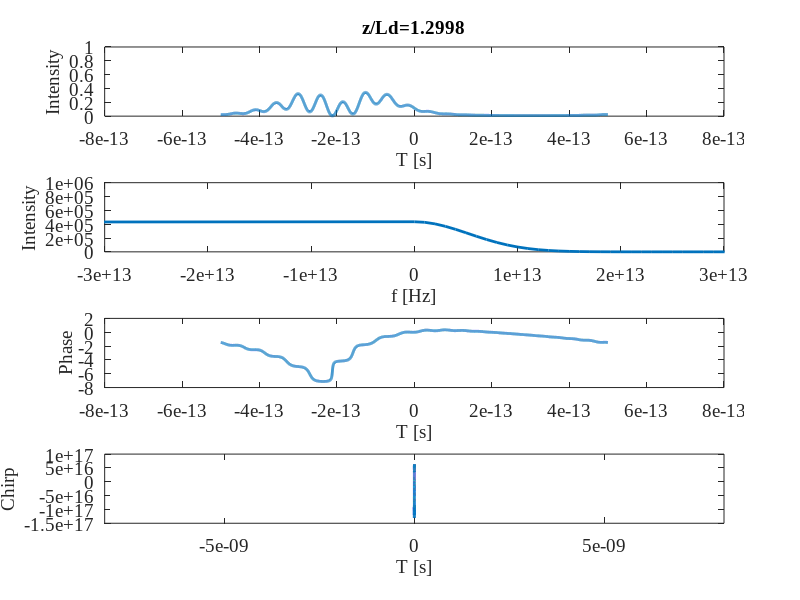
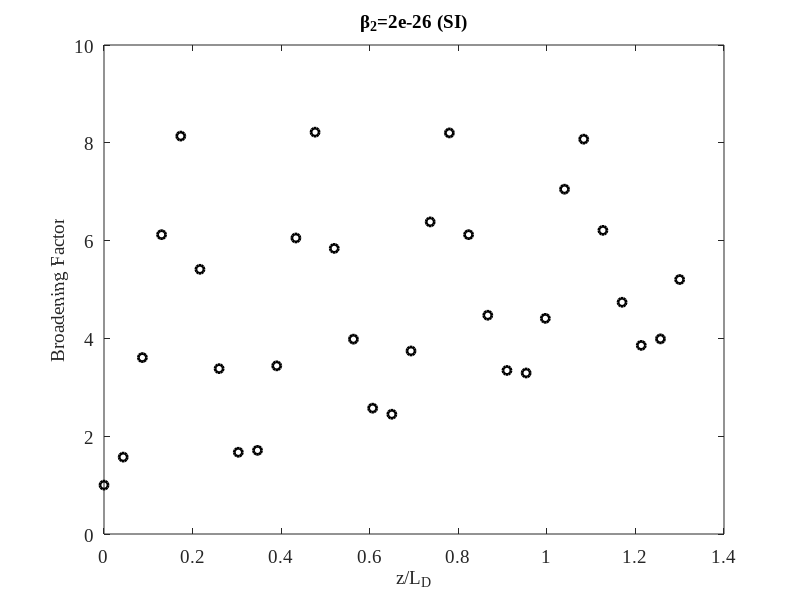
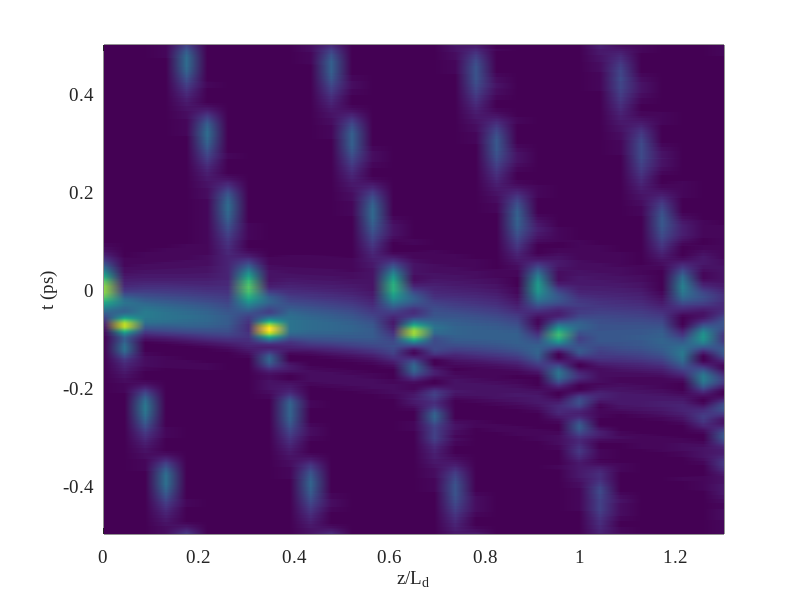
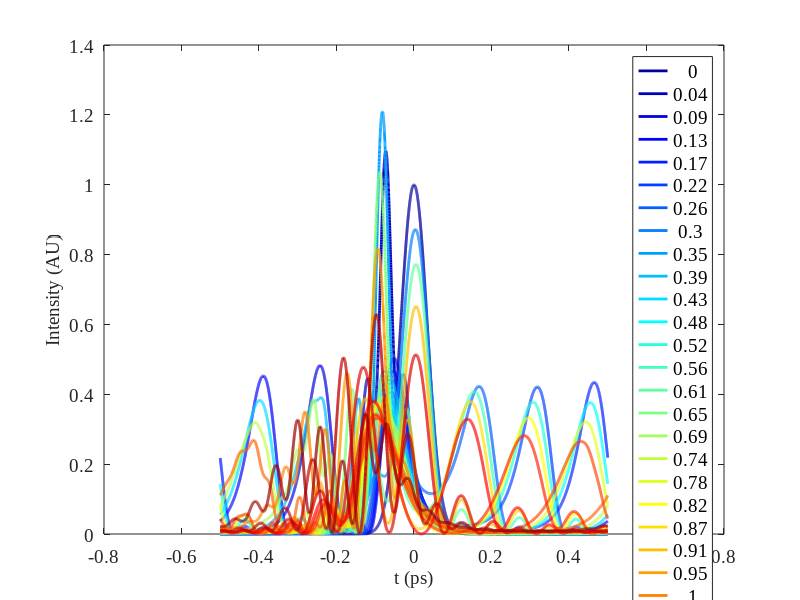

Source code (MATLAB) for these figures, in order:
clear
close all

%%%%%%%%%%%%%%%%%%%%%%%%%%%%%%%%%%%%%%%%%%%%%%%%%%%%%
%%%% FIELD AND SYSTEM PARAMETERS %%%%%%%%%%%%%%%%%%%%%%%%%%
%%%%%%%%%%%%%%%%%%%%%%%%%%%%%%%%%%%%%%%%%%%%%%%%%%%%%

T=500e-15;              %T_max dell'intervallo campionato in s
T0=80e-15;              %durata dell'impulso in s
s0=T0/2.355*sqrt(2);    %conversion FWHM to sigma
tp0=0;                  %posizione iniziale dell'impulso in s
beta1=0/(3e8/1.52);   
% zmax=50e-6;           %distanza massima all'interno
                        %del materiale dispersivo
beta2=1*2e-26;          %beta_2 for optical fiber
% beta2=0*7.6e-26;      %beta_2 for optical silica
% beta2=1*5.3e-26;      %beta_2 for CaF2
zmax=0.15;              %distanza massima all'interno 
                        %del materiale dispersivo 
% alpha=1*1/22000;    
alpha=0*2;              % esagerated absortpion
C=-1*-2;%-2;             %initial chirp 



SaveVideo=0;            % controllo per salvare un video
Ld=s0*s0/abs(beta2);    %lunghezza di dispersione
N=1024*8;               % numero di tempi campionati
nsteps=30;              % numero di passi per la propagazione in z
dz=zmax/nsteps;

%main program
t=linspace(-T,T,N);     % creo il vettore dei tempi


f=zeros(size(t));       % creo vettore delle frequenze nullo da riempire
dF=1/(2*T);
for i=1:N/2
    f(i)=(i-1)*dF;
    f(N/2+i)=-(N/2+i)*dF;
end

Omega=2*pi*f;
Dbeta=beta1*Omega+0.5*beta2*Omega.^2+1i*alpha*0.5;
propagator=exp(1i*Dbeta*dz);
all_intensities=zeros(N,nsteps+1);
zplot=zeros(1,nsteps+1);

%field at position 0
A=exp(-(1+1i*C).*((t-tp0).^2/(2*s0^2)));
%figure,plot(t,real(A.*exp(-1i*1e14.*t)))
% A=1.*exp(-(1+1i*C).*(abs(t-tp0)/(2*s0)));
% A=sech(t/T0).*exp(-1i*C*(t-tp0).^2/(2*T0^2));
% w=T0; %width of rectangle
% A=rectpuls(t,2*w);
all_intensities(1:N,1)=abs(A).^2;



figure(1)
set(gcf,'units','normalized','outerposition',[0 0 1 1]);

if SaveVideo
    aviobj2=VideoWriter('Video_Dispersion2.avi');
    aviobj2.FrameRate =10;
    open(aviobj2)
end

sigma0=sqrt(sum(t.^2.*abs(A).^2)/sum(abs(A).^2)...
    -(sum(t.*abs(A).^2)/sum(abs(A).^2))^2);
Broadening(1)=1;

for iz=1:nsteps
    A=ifft(fft(A).*propagator);
    z=(iz-1)*dz;
    fase=unwrap(angle(A));
    chirp=-ifft(fft(fase).*1i.*Omega);

        
    
    
    figure(1)
    subplot(4,1,1)
    plot(t,abs(A).^2);
    xlabel('T [s]')
    ylabel('Intensity')
    ylim([0,1])
    
    %title(dz*iz)
    title(['z/Ld=' num2str(dz*iz/Ld) ])
    %title(dz*iz/Ld)
    subplot(4,1,2)
    [n_sortf m_sortf]=sort(f);
    B=fft(A);
    plot(f(m_sortf),abs(B(m_sortf)).^2);
    xlabel('f [Hz]')
    ylabel('Intensity')
    xlim([-3e13,3e13])
    ylim([0,1e6])
    subplot(4,1,3)
    plot(t,fase);
    
    xlabel('T [s]')
    ylabel('Phase')
    subplot(4,1,4)
    plot(t,real(chirp));
    xlabel('T [s]')
    ylabel('Chirp')
    
    xlim([-T0, T0])
    set(findall(gcf,'-property','FontSize'),'FontName',...
        'Times New Roman','FontSize',14)
    set(findobj(gcf,'type','line'),'LineWidth',2)
    pause(.1)
    drawnow
    sigmas=sqrt(sum(t.^2.*abs(A).^2)/sum(abs(A).^2)...
        -(sum(t.*abs(A).^2)/sum(abs(A).^2))^2);
    
    if SaveVideo
        F=getframe(gcf);
        writeVideo(aviobj2,F);
    end
    
    %   pause
    x=dz*iz;
    if abs(beta2)>0
        Broadening(iz+1)=sigmas/sigma0;
    end
    all_intensities(:,iz+1)=abs(A).^2;
    zplot(iz+1)=zplot(iz)+dz;
    %     text(1100,1000,['t=' num2str(x_position(i)) ' ps'])
    
    
end
% close(fig);
if SaveVideo
    close(aviobj2)
end

if abs(beta2)>0
    figure(2)
    title ('Broadening Factor')
    plot(zplot/Ld,Broadening, 'ko')
    xlabel('z/L_D')
    title (['\beta_2=', num2str(beta2) ' (SI)'])
    ylabel('Broadening Factor')
    set(findall(gcf,'-property','FontSize'),'FontName',...
        'Times New Roman','FontSize',14)
    set(findobj(gcf,'type','line'),'LineWidth',2)
end


z=zplot./Ld;
figure(3)
if beta2>0
    pcolor(z, t*1e12, all_intensities)
    xlabel('z/L_d')
else
    pcolor(zplot, t*1e12, all_intensities)
    xlabel('z/L_d')
end
shading interp
ylabel('t (ps)')
box on
set(findall(gcf,'-property','FontSize'),'FontName',...
    'Times New Roman','FontSize',14)
set(findobj(gcf,'type','line'),'LineWidth',2)


Col=jet(length(zplot));
figure(4),hold on
for k=1:length(zplot)
    plot(t*1e12, all_intensities(:,k),'linewidth',2,'color',Col(k,:))
end
xlabel('t (ps)')
ylabel('Intensity (AU)')
legend(num2str(round(z'*1e2)/1e2))
box on
set(findall(gcf,'-property','FontSize'),'FontName',...
    'Times New Roman','FontSize',14)
set(findobj(gcf,'type','line'),'LineWidth',2)
